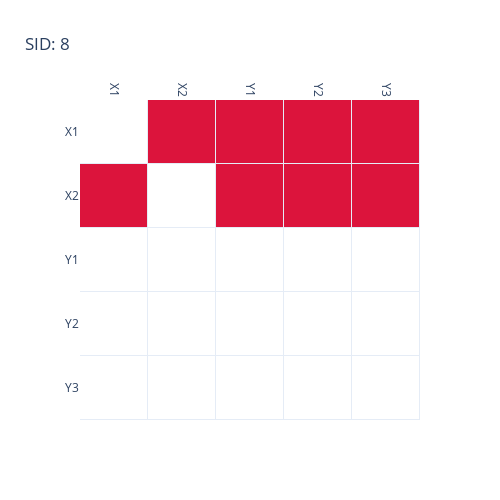

The notebook cell saved with this chart:
### Markdown cell above
**Key observations:**
- $\text{SHD}(G, H₂) = 1$  
- $\text{SID}(G, H₂) = 8$  
- The reversed edge breaks multiple parent sets used for adjustment
- The SID matrix clearly shows incorrect interventional distributions for several pairs

### Code cell
bnm.plot_sid_matrix()

### Figure 1 — Plotly figure (JSON) as saved in the notebook; plotly's stock layout.template omitted (floating-point values rounded to 4 significant figures)
{"data": [{"colorscale": [[0, "white"], [0.9999, "white"], [1, "crimson"]], "showscale": false, "type": "heatmap", "x": ["X1", "X2", "Y1", "Y2", "Y3"], "xgap": 1, "y": ["X1", "X2", "Y1", "Y2", "Y3"], "ygap": 1, "z": [[0, 1, 1, 1, 1], [1, 0, 1, 1, 1], [0, 0, 0, 0, 0], [0, 0, 0, 0, 0], [0, 0, 0, 0, 0]], "zmax": 1, "zmin": 0}], "layout": {"height": 500, "title": {"text": "SID: 8"}, "width": 500, "xaxis": {"autorange": true, "range": [-0.5, 4.5], "showgrid": false, "side": "top", "tickangle": 90, "type": "category"}, "yaxis": {"autorange": true, "range": [4.5, -0.5], "showgrid": false, "type": "category"}}}
